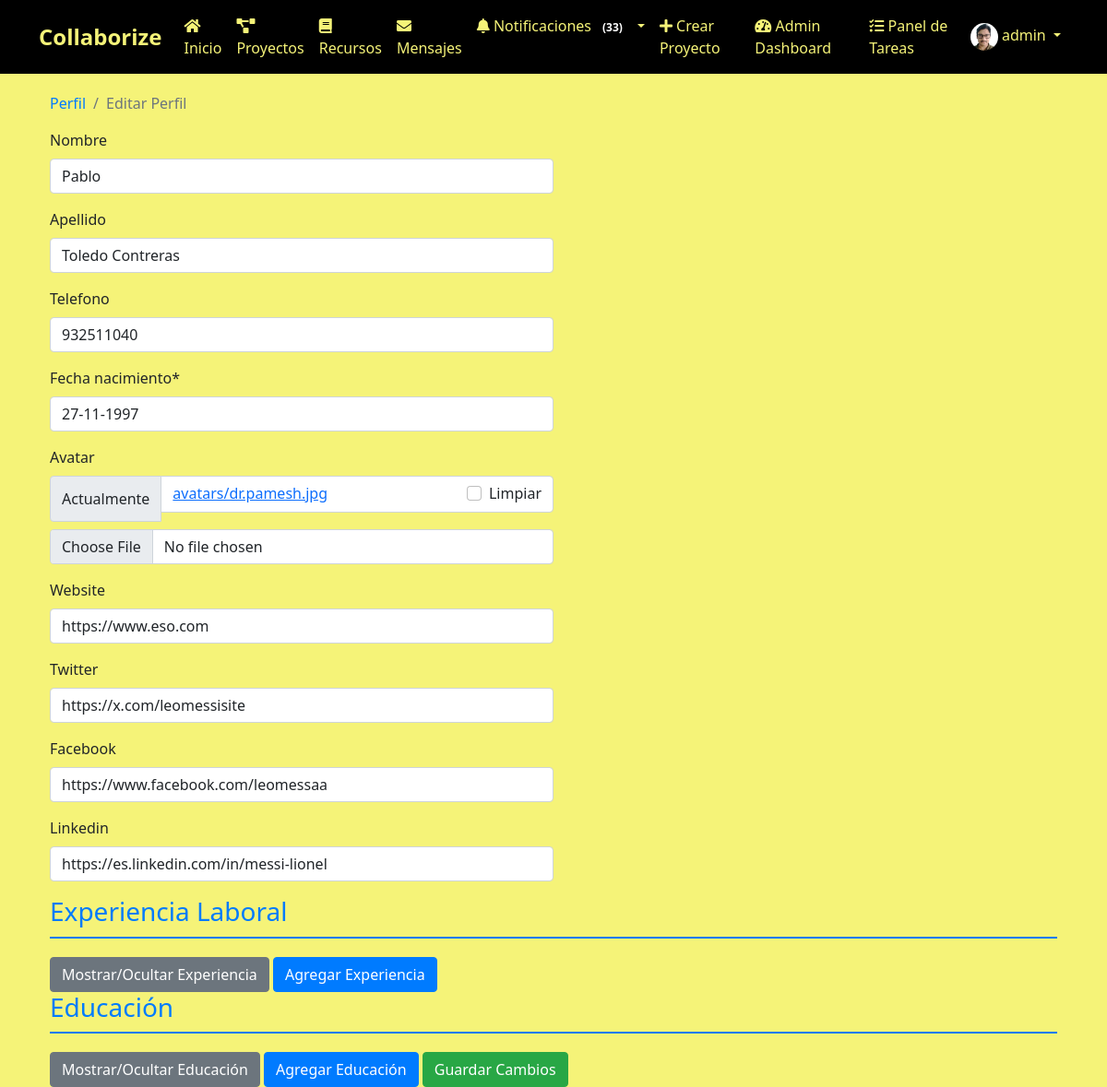
Before: /perfil/editar/ (signed in) with the older database file.
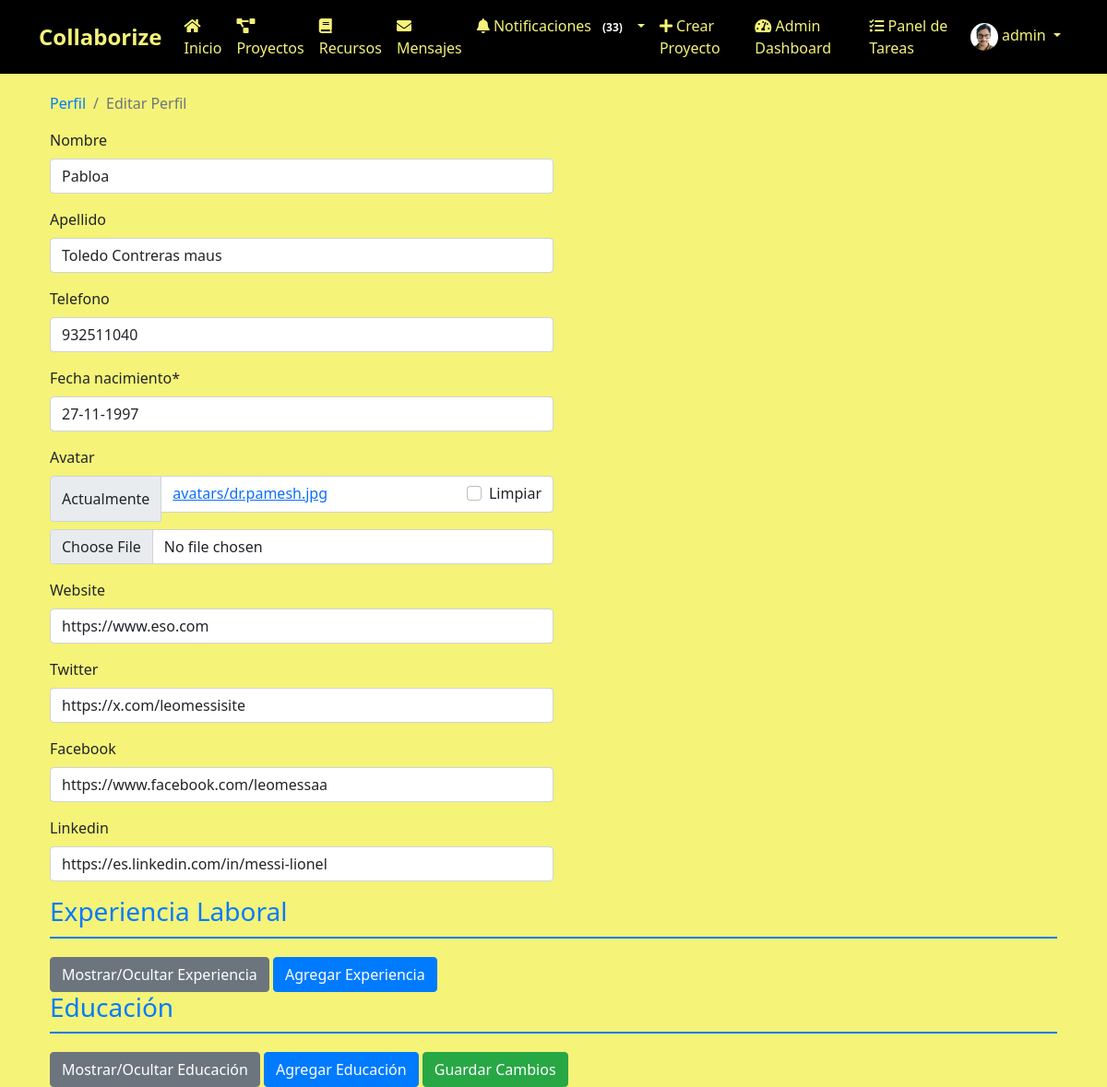
After: the same page with the newer database file.
### myapp/models.py (models this page shows, shortened)
class Perfil(models.Model):
    user = models.OneToOneField(User, on_delete=models.CASCADE)
    nombre = models.CharField(max_length=30, blank=True, null=True)
    apellido = models.CharField(max_length=30, blank=True, null=True)
    telefono = models.CharField(max_length=15, blank=True, null=True)
    fecha_nacimiento = models.DateField(null=True, blank=True)
    avatar = models.ImageField(upload_to='avatars/', null=True, blank=True)
    website = models.URLField(max_length=200, blank=True, null=True)
    twitter = models.URLField(max_length=200, blank=True, null=True)
    facebook = models.URLField(max_length=200, blank=True, null=True)
    linkedin = models.URLField(max_length=200, blank=True, null=True)
    habilidades = models.TextField(blank=True, null=True)
    experiencia = models.TextField(blank=True, null=True)

### myapp/views.py (the view)
# urls.py: path('perfil/editar/', views.editar_perfil, name='editar_perfil'),
def editar_perfil(request):
    perfil = request.user.perfil
    if request.method == 'POST':
        user_form = UserForm(request.POST, instance=request.user)
        perfil_form = PerfilForm(request.POST, request.FILES, instance=perfil)
        experiencia_formset = ExperienciaLaboralFormSet(request.POST, request.FILES, instance=perfil)
        educacion_formset = EducacionFormSet(request.POST, request.FILES, instance=perfil)
        if user_form.is_valid() and perfil_form.is_valid() and experiencia_formset.is_valid() and educacion_formset.is_valid():
            user_form.save()
            perfil_form.save()
            experiencia_formset.save()
            educacion_formset.save()
            messages.success(request, 'Perfil actualizado exitosamente')
            return redirect('ver_perfil', user_id=request.user.id)
        else:
            print(user_form.errors)
            print(perfil_form.errors)
            print(experiencia_formset.errors)
            print(educacion_formset.errors)
    else:
        user_form = UserForm(instance=request.user)
        perfil_form = PerfilForm(instance=perfil)
        experiencia_formset = ExperienciaLaboralFormSet(instance=perfil)
        educacion_formset = EducacionFormSet(instance=perfil)
    return render(request, 'myapp/editar_perfil.html', {
        'user_form': user_form,
        'perfil_form': perfil_form,
        'experiencia_formset': experiencia_formset,
        'educacion_formset': educacion_formset,
        'experiencias': perfil.experiencias.all(),
        'educaciones': perfil.educaciones.all(),
    })

### myapp/forms.py
class UserForm(forms.ModelForm):
    class Meta:
        model = User
        fields = ['first_name', 'last_name', 'email']

class PerfilForm(forms.ModelForm):
    fecha_nacimiento = forms.DateField(
        input_formats=['%d-%m-%Y'],
        widget=forms.DateInput(format='%d-%m-%Y', attrs={'class': 'form-control datepicker', 'placeholder': 'DD-MM-YYYY'})
    )
    class Meta:
        model = Perfil
        fields = ['nombre', 'apellido', 'telefono', 'fecha_nacimiento', 'avatar', 'website', 'twitter', 'facebook', 'linkedin', 'habilidades', 'experiencia']
        widgets = {
            'habilidades': forms.Textarea(attrs={'rows': 3}),
            'experiencia': forms.Textarea(attrs={'rows': 5}),
        }

### myapp/templates/myapp/editar_perfil.html (shortened to what this page needs)
{% extends 'myapp/base.html' %}
{% load crispy_forms_tags %}
{% load static %}
{% block extra_css %}
<link rel="stylesheet" href="{% static 'css/editar_perfil.css' %}">
<link href="https://cdnjs.cloudflare.com/ajax/libs/font-awesome/5.11.2/css/all.min.css" rel="stylesheet">
<link href="https://cdn.jsdelivr.net/npm/@icon/entypo@1.0.3/entypo.css" rel="stylesheet">
<link href="https://cdnjs.cloudflare.com/ajax/libs/bootstrap-datepicker/1.9.0/css/bootstrap-datepicker.min.css" rel="stylesheet">
{% endblock %}
{% block content %}
<div class="container bootstrap snippet mt-5">
    <div class="row">
        <div class="col-md-12">
            <div class="top-breadcrumb">
                <nav aria-label="breadcrumb">
                    <ol class="breadcrumb">
                        <li class="breadcrumb-item"><a href="{% url 'ver_mi_perfil' %}">Perfil</a></li>
                        <li class="breadcrumb-item active" aria-current="page">Editar Perfil</li>
                    </ol>
                </nav>
            </div>
        </div>
    </div>
    <form method="POST" enctype="multipart/form-data">
        <div class="form-row">
            <div class="col-md-6">
                {{ perfil_form.nombre|as_crispy_field }}
                {{ perfil_form.apellido|as_crispy_field }}
                {{ perfil_form.telefono|as_crispy_field }}
                {{ perfil_form.fecha_nacimiento|as_crispy_field }}
                {{ perfil_form.avatar|as_crispy_field }}
                {{ perfil_form.website|as_crispy_field }}
                {{ perfil_form.twitter|as_crispy_field }}
                {{ perfil_form.facebook|as_crispy_field }}
                {{ perfil_form.linkedin|as_crispy_field }}
            </div>
        </div>
        <h3>Experiencia Laboral</h3>
        <button type="button" class="btn btn-secondary" id="toggle-experiencia">Mostrar/Ocultar Experiencia</button>
        <button type="button" class="btn btn-primary" id="add-experiencia">Agregar Experiencia</button>
        <h3>Educación</h3>
        <button type="button" class="btn btn-secondary" id="toggle-educacion">Mostrar/Ocultar Educación</button>
        <button type="button" class="btn btn-primary" id="add-educacion">Agregar Educación</button>
        <button type="submit" class="btn btn-success">Guardar Cambios</button>
    </form>
</div>
    {% load crispy_forms_tags %}
    {% load crispy_forms_tags %}
{% endblock %}

Changed rows visible on the page:
changed Perfil "https://www.eso.com": nombre "Pablo" → "Pabloa"; apellido "Toledo Contreras" → "Toledo Contreras maus"
